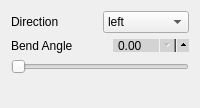
                 <widget class="QWidget" name="tab_17">
                  <attribute name="title">
                   <string>Bended</string>
                  </attribute>
                  <layout class="QVBoxLayout" name="verticalLayout_113">
                   <item>
                    <layout class="QHBoxLayout" name="horizontalLayout_195">
                     <item>
                      <widget class="QLabel" name="label_191">
                       <property name="text">
                        <string>Direction</string>
                       </property>
                      </widget>
                     </item>
                     <item>
                      <widget class="QComboBox" name="polygon_bend_direction">
                       <item>
                        <property name="text">
                         <string>left</string>
                        </property>
                       </item>
                       <item>
                        <property name="text">
                         <string>right</string>
                        </property>
                       </item>
                      </widget>
                     </item>
                    </layout>
                   </item>
                   <item>
                    <layout class="QVBoxLayout" name="verticalLayout_177">
                     <item>
                      <layout class="QHBoxLayout" name="horizontalLayout_196">
                       <item>
                        <widget class="QLabel" name="label_192">
                         <property name="focusPolicy">
                          <enum>Qt::NoFocus</enum>
                         </property>
                         <property name="text">
                          <string>Bend Angle</string>
                         </property>
                        </widget>
                       </item>
                       <item>
                        <widget class="QDoubleSpinBox" name="polygon_bend_angle_spin">
                         <property name="focusPolicy">
                          <enum>Qt::ClickFocus</enum>
                         </property>
                         <property name="styleSheet">
                          <string notr="true">QDoubleSpinBox {
	max-height: 11px;
	min-height: 11px;
    min-width: 60px;
    max-width: 60px;
    padding-right: 10px;
    background-color: lightgray;
    padding-top: -2px;
    padding-bottom: -2px;
}

QDoubleSpinBox::up-button {
  subcontrol-origin: padding;
  subcontrol-position: right center;
  left: 7px;
  height: 18px;
  width: 18px;
}

QDoubleSpinBox::down-button {
  subcontrol-origin: content;
  subcontrol-position: right center;
  left: 0px;
  top: 0px;
  height: 18px;
  width: 18px;
}

</string>
                         </property>
                         <property name="maximum">
                          <double>360.000000000000000</double>
                         </property>
                        </widget>
                       </item>
                      </layout>
                     </item>
                     <item>
                      <widget class="QSlider" name="polygon_bend_angle_slider">
                       <property name="focusPolicy">
                        <enum>Qt::NoFocus</enum>
                       </property>
                       <property name="styleSheet">
                        <string notr="true"/>
                       </property>
                       <property name="orientation">
                        <enum>Qt::Horizontal</enum>
                       </property>
                      </widget>
                     </item>
                    </layout>
                   </item>
                   <item>
                    <spacer name="verticalSpacer_27">
                     <property name="orientation">
                      <enum>Qt::Vertical</enum>
                     </property>
                     <property name="sizeType">
                      <enum>QSizePolicy::Ignored</enum>
                     </property>
                     <property name="sizeHint" stdset="0">
                      <size>
                       <width>20</width>
                       <height>23</height>
                      </size>
                     </property>
                    </spacer>
                   </item>
                  </layout>
                 </widget>
